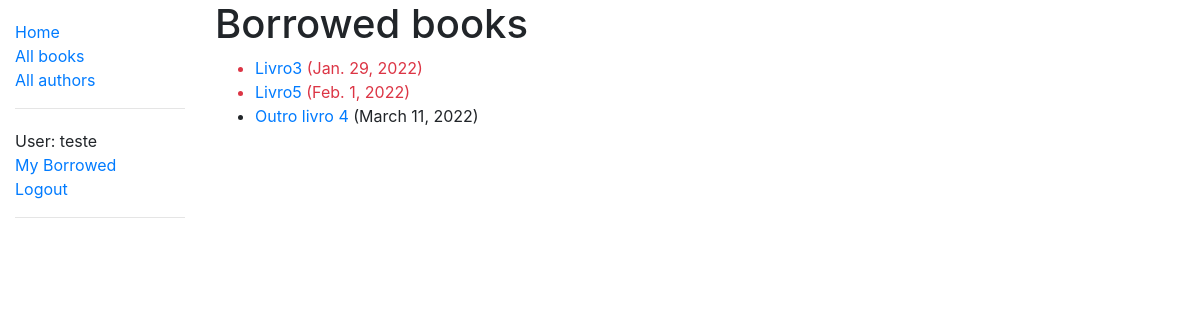
Page /catalog/mybooks/ (signed in) on the earlier database version.
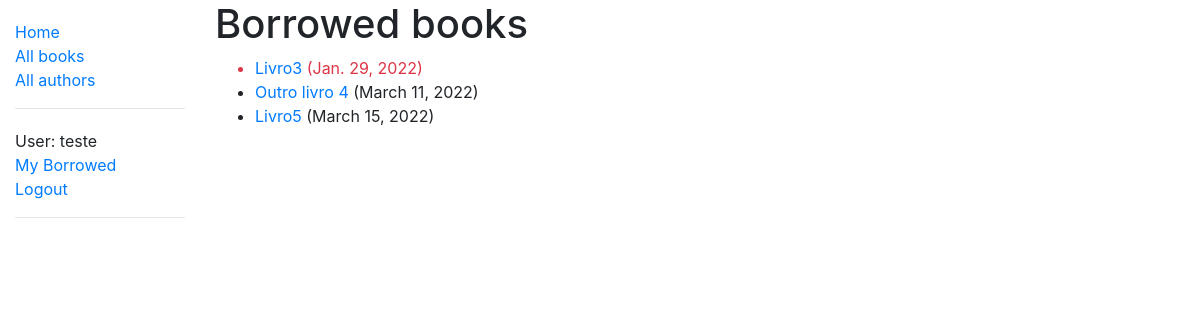
Same page on the later database version.
### catalog/models.py (models this page shows, shortened)
class BookInstance(models.Model):
    id = models.UUIDField(
        primary_key=True,
        default=uuid.uuid4,
        help_text='ID único deste livro partícular em toda a biblioteca'
    )
    book = models.ForeignKey('Book', on_delete=models.SET_NULL, null=True)
    imprint = models.CharField(max_length=200)
    due_back = models.DateField(null=True, blank=True)
    borrower = models.ForeignKey(User, on_delete=models.SET_NULL, null=True, blank=True)
    LOAN_STATUS = (
        ('m', 'Maintenance'),
        ('o', 'On loan'),
        ('a', 'Available'),
        ('r', 'Reserved'),
    )
    status = models.CharField(
        max_length=1,
        choices=LOAN_STATUS,
        blank=True,
        default='m',
        help_text='Disponibilidade do livro',
    )
    class Meta:
        ordering = ['due_back']
        permissions = (('can_mark_returned', 'Set book as returned'),)
    @property
    def is_overdue(self):
        if self.due_back and date.today() > self.due_back:
            return True
        return False

class Book(models.Model):
    title = models.CharField(max_length=200)
    author = models.ForeignKey('Author', on_delete=models.SET_NULL, null=True)
    summary = models.TextField(max_length=1000, help_text='Entre com uma descrição do livro')
    isbn = models.CharField(
        'ISBN',
        max_length=13,
        help_text='13 Character <a href="https://www.isbn-international.org/content/what-isbn">ISBN number</a>'
    )
    genre = models.ManyToManyField(Genre, help_text='Selecione um gênero para este livro')
    language = models.ForeignKey('Language', on_delete=models.SET_NULL, null=True)
    def display_genre(self):
        """Cria uma string para o gênero. Isso é necessário para mostrar o gênero no model localizado em Admin.py"""
        return ', '.join(genre.name for genre in self.genre.all()[:3])
    display_genre.short_description = 'Genre'

### catalog/views.py (the view)
# urls.py: path('mybooks/', views.LoanedBooksByUserListView.as_view(), name='my-borrowed'),
class LoanedBooksByUserListView(LoginRequiredMixin, generic.ListView):
    model = BookInstance
    template_name = 'catalog/bookinstance_list_borrowed_user.html'
    paginate_by = 10
    def get_queryset(self):
        return BookInstance.objects.filter(borrower=self.request.user).filter(status__exact='o').order_by('due_back')

### catalog/templates/catalog/bookinstance_list_borrowed_user.html
{% extends "base.html" %}
{% block content %}
    <h1>Borrowed books</h1>
    {% if bookinstance_list %}
        <ul>
            {% for bookinst in bookinstance_list %}
                <li class="{% if bookinst.is_overdue %}text-danger{% endif %}">
                    <a href="{% url 'book-detail' bookinst.book.pk %}">{{ bookinst.book.title }}</a> ({{ bookinst.due_back }})
                </li>
            {% endfor %}
        </ul>
        {% else %}
        <p>There are no books borrowed.</p>
    {% endif %}
{% endblock %}

Differences in the rows shown:
shown differently, row unchanged: BookInstance "March 11, 2022": moves up the list
changed BookInstance "Livro5": due_back "Feb. 1, 2022" → "March 15, 2022"
